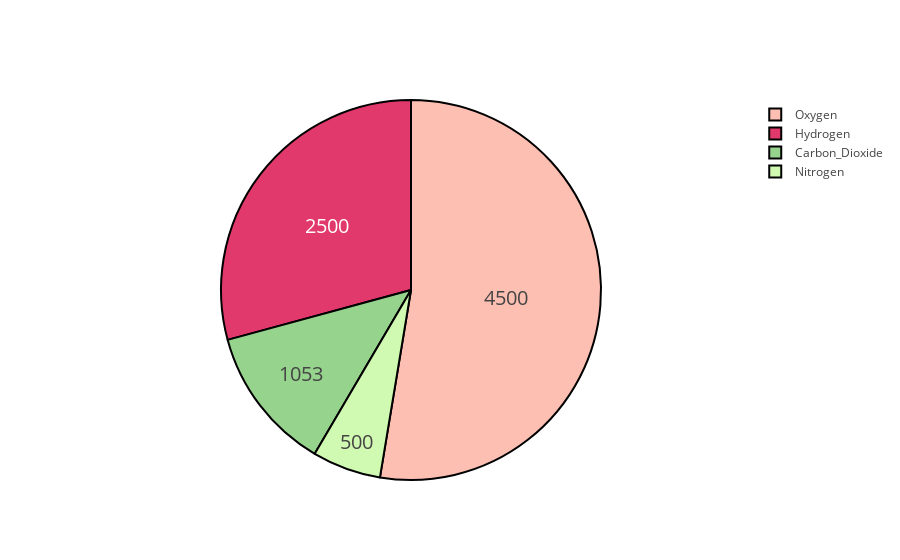

This figure's notebook cell:
### Markdown cell above
# Styled Pie Chart

### Code cell
import plotly.graph_objs as go

labels = ['Oxygen','Hydrogen','Carbon_Dioxide','Nitrogen']
values = [4500,2500,1053,500]
colors = ['#FEBFB3', '#E1396C', '#96D38C', '#D0F9B1']

trace = go.Pie(labels=labels, values=values,
               hoverinfo='label+percent', textinfo='value', 
               textfont=dict(size=20),
               marker=dict(colors=colors, 
                           line=dict(color='#000000', width=2)))

pyo.iplot([trace], filename='styled_pie_chart')

### Figure 1 — Plotly figure (JSON) as saved in the notebook; plotly's stock layout.template omitted (floating-point values rounded to 4 significant figures)
{"data": [{"hoverinfo": "label+percent", "labels": ["Oxygen", "Hydrogen", "Carbon_Dioxide", "Nitrogen"], "marker": {"colors": ["#FEBFB3", "#E1396C", "#96D38C", "#D0F9B1"], "line": {"color": "#000000", "width": 2}}, "textfont": {"size": 20}, "textinfo": "value", "type": "pie", "uid": "a1bd0ca2-71aa-4cb9-a6d3-9e51da322368", "values": [4500, 2500, 1053, 500]}], "layout": {}}
